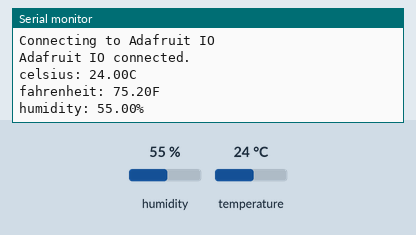
Simulated run of this sketch. Board: Arduino Uno, built with avr-gcc and run on an emulated ATmega328P. On the bench: the last lines printed to the serial monitor. The inputs (shaded band) are chosen by the test bench; at power-on: humidity 55 %, temperature 24 °C.

Above: at 2.7 s.
2.8 s: humidity set to 22 %
At 7.4 s:
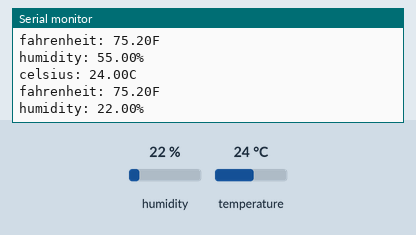
8.5 s: temperature set to 12 °C
At 12.7 s:
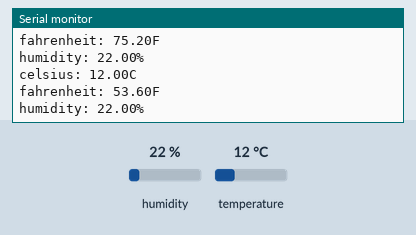
14.2 s: humidity set to 40 %
At 18.0 s:
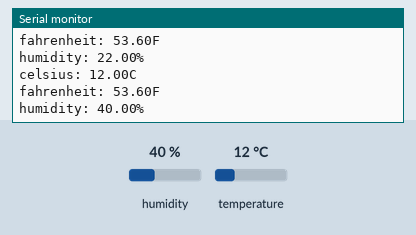
Timing chart, 0 to 19.5 s (numbered marks = the images above; inputs shaded):
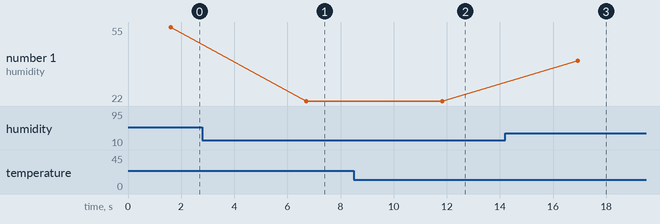

The sketch:

ESP32_DHT_1.ino
```cpp
/************************ Adafruit IO Config *******************************/

// visit io.adafruit.com if you need to create an account,
// or if you need your Adafruit IO key.
#define IO_USERNAME "type_your_adafruit_username"
#define IO_KEY "type_your_adafruit_key"

/******************************* WIFI **************************************/

#define WIFI_SSID "type_your_wifi_name"
#define WIFI_PASS "type_your_wifi_password"

#include "AdafruitIO_WiFi.h"

#if defined(USE_AIRLIFT) || defined(ADAFRUIT_METRO_M4_AIRLIFT_LITE) ||         \
    defined(ADAFRUIT_PYPORTAL)
// Configure the pins used for the ESP32 connection
#if !defined(SPIWIFI_SS) // if the wifi definition isnt in the board variant
// Don't change the names of these #define's! they match the variant ones
#define SPIWIFI SPI
#define SPIWIFI_SS 10 // Chip select pin
#define NINA_ACK 9    // a.k.a BUSY or READY pin
#define NINA_RESETN 6 // Reset pin
#define NINA_GPIO0 -1 // Not connected
#endif
AdafruitIO_WiFi io(IO_USERNAME, IO_KEY, WIFI_SSID, WIFI_PASS, SPIWIFI_SS,
                   NINA_ACK, NINA_RESETN, NINA_GPIO0, &SPIWIFI);
#else
AdafruitIO_WiFi io(IO_USERNAME, IO_KEY, WIFI_SSID, WIFI_PASS);
#endif

/************************Temperature & Humidity Code Starts Here *******************************/
#include <Adafruit_Sensor.h>
#include <DHT.h>
#include <DHT_U.h>

// pin connected to DHT11 data line
#define DATA_PIN 4

// create DHT11 instance
DHT_Unified dht(DATA_PIN, DHT11);

// set up the 'temperature' and 'humidity' feeds
// comment out the lines for the respective ESP32 boards
// feeds from ESP32 Board 1
AdafruitIO_Feed *temperature = io.feed("temperature_1");
AdafruitIO_Feed *humidity = io.feed("humidity_1");

// feeds from ESP32 Board 2
//AdafruitIO_Feed *temperature = io.feed("temperature_2");
//AdafruitIO_Feed *humidity = io.feed("humidity_2");

// feeds from ESP32 Board 3
//AdafruitIO_Feed *temperature = io.feed("temperature_3");
//AdafruitIO_Feed *humidity = io.feed("humidity_3");

// feeds from ESP32 Board 4
//AdafruitIO_Feed *temperature = io.feed("temperature_4");
//AdafruitIO_Feed *humidity = io.feed("humidity_4");

void setup() {

  // start the serial connection
  Serial.begin(115200);

  // wait for serial monitor to open
  while(! Serial);

  // initialize dht11
  dht.begin();

  // connect to io.adafruit.com
  Serial.print("Connecting to Adafruit IO");
  io.connect();

  // wait for a connection
  while(io.status() < AIO_CONNECTED) {
    Serial.print(".");
    delay(500);
  }

  // we are connected
  Serial.println();
  Serial.println(io.statusText());

}

void loop() {

  // io.run(); is required for all sketches.
  // it should always be present at the top of your loop
  // function. it keeps the client connected to
  // io.adafruit.com, and processes any incoming data.
  io.run();

  sensors_event_t event;
  dht.temperature().getEvent(&event);

  float celsius = event.temperature;
  float fahrenheit = (celsius * 1.8) + 32;

  Serial.print("celsius: ");
  Serial.print(celsius);
  Serial.println("C");

  Serial.print("fahrenheit: ");
  Serial.print(fahrenheit);
  Serial.println("F");

  // save fahrenheit (or celsius) to Adafruit IO
  temperature->save(celsius);

  dht.humidity().getEvent(&event);

  Serial.print("humidity: ");
  Serial.print(event.relative_humidity);
  Serial.println("%");

  // save humidity to Adafruit IO
  humidity->save(event.relative_humidity);

  // wait 5 seconds (5000 milliseconds == 5 seconds)
  delay(5000);

}
```

Measured:
- after the input at 2.8 s, the serial monitor: prints a new line after 3.9 s (image 1)
- after the input at 8.5 s, the serial monitor: prints a new line after 3.3 s (image 2)
- after the input at 14.2 s, the serial monitor: prints a new line after 2.7 s (image 3)
- plotted number 1: 55 → 22 after the input at 2.8 s, 22 → 40 after the input at 14.2 s
